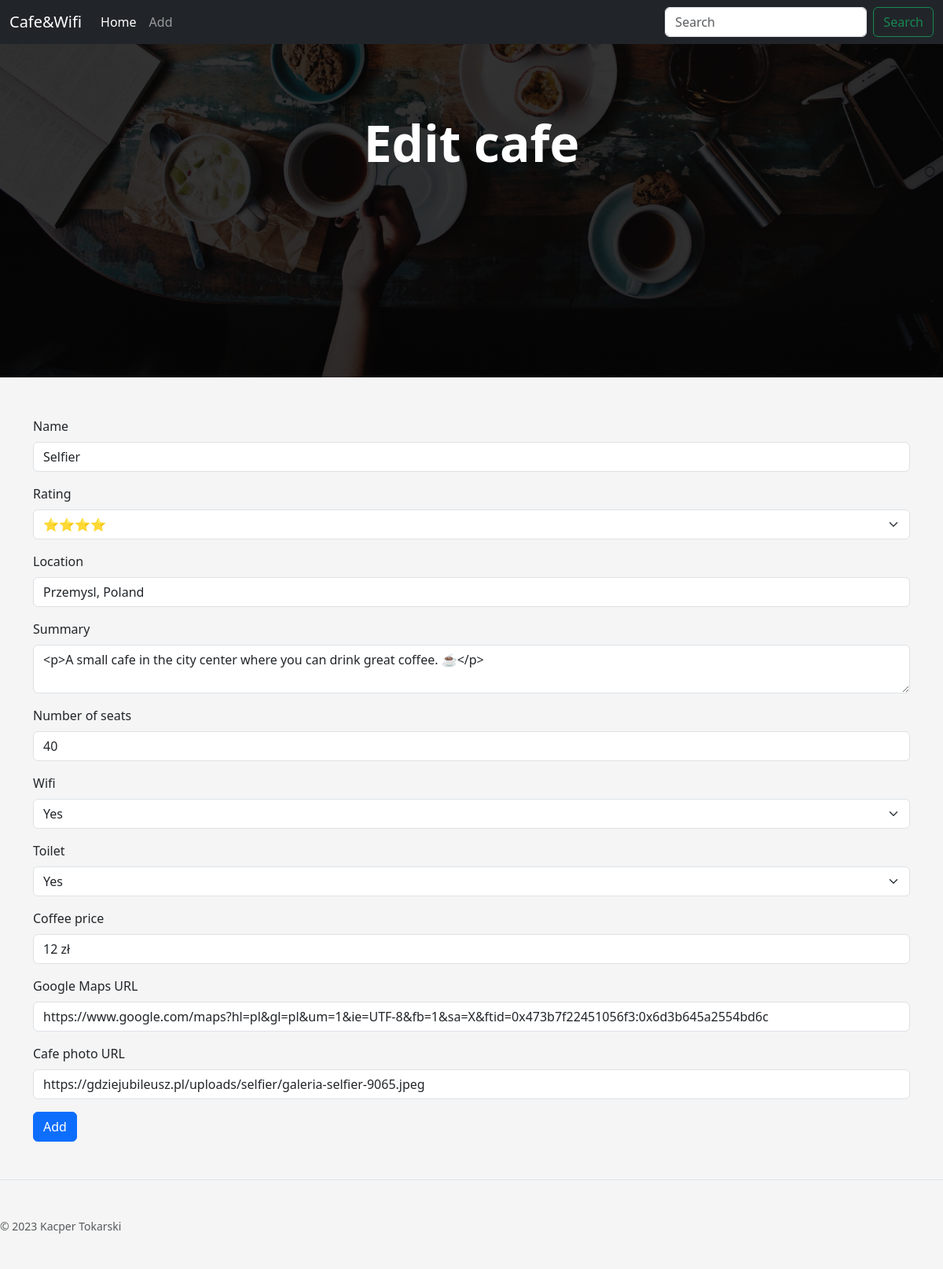
/change/1, run on the app's committed database.
### main.py (models this page shows)
class CafeData(db.Model):
    id = db.Column(db.Integer, primary_key=True)
    cafe_name = db.Column(db.String(500), unique=True, nullable=False)
    cafe_summary = db.Column(db.String(250), nullable=False)
    cafe_map_url = db.Column(db.String(500), nullable=False)
    cafe_img_url = db.Column(db.String(500), nullable=False)
    cafe_rating = db.Column(db.String(250), nullable=False)
    cafe_location = db.Column(db.String(250), nullable=False)
    cafe_seats = db.Column(db.String(250), nullable=False)
    cafe_wifi = db.Column(db.String(250), nullable=False)
    cafe_toilet = db.Column(db.String(250), nullable=False)
    coffee_price = db.Column(db.String(250), nullable=False)
    date = db.Column(db.String(250), nullable=False)

### main.py (the view, shortened to what this page needs)
@app.route('/change/<int:cafe_id>', methods=['POST', 'PATCH', 'GET'])
def patch(cafe_id):
    columns = CafeData.__table__.columns.keys()
    """change cafe data"""
    cafe = db.get_or_404(CafeData, cafe_id)
    edit_form = AddCoffe(
        cafe_name=cafe.cafe_name,
        cafe_rating=cafe.cafe_rating,
        cafe_location=cafe.cafe_location,
        cafe_summary=cafe.cafe_summary,
        cafe_seats=cafe.cafe_seats,
        cafe_wifi=cafe.cafe_wifi,
        cafe_toilet=cafe.cafe_toilet,
        coffee_price=cafe.coffee_price,
        cafe_map_url=cafe.cafe_map_url,
        cafe_img_url=cafe.cafe_img_url
    )
    return render_template('add_coffee.html', add_form=edit_form, title='Edit cafe')

### forms.py
class AddCoffe(FlaskForm):
    cafe_name = StringField("Name", validators=[DataRequired()])
    cafe_rating = SelectField("Rating", choices=[('⭐', '⭐'),
                                                 ('⭐⭐', '⭐⭐'),
                                                 ('⭐⭐⭐', '⭐⭐⭐'),
                                                 ('⭐⭐⭐⭐', '⭐⭐⭐⭐'),
                                                 ('⭐⭐⭐⭐⭐', '⭐⭐⭐⭐⭐')], validators=[DataRequired()])
    cafe_location = StringField("Location", validators=[DataRequired()])
    cafe_summary = CKEditorField("Summary", validators=[DataRequired()])
    cafe_seats = StringField("Number of seats", validators=[DataRequired()])
    cafe_wifi = SelectField("Wifi", choices=[('✔️', 'Yes'), ('❌', 'No')], validators=[DataRequired()])
    cafe_toilet = SelectField("Toilet", choices=[('✔️', 'Yes'), ('❌', 'No')], validators=[DataRequired()])
    coffee_price = StringField("Coffee price", validators=[DataRequired()])
    cafe_map_url = StringField("Google Maps URL", validators=[DataRequired(), URL()])
    cafe_img_url = StringField("Cafe photo URL", validators=[DataRequired(), URL()])
    submit = SubmitField('Add')

### templates/add_coffee.html (shortened to what this page needs)
{% extends 'template.html' %}
{% from "bootstrap5/form.html" import render_form %}
{% block content %}
<div
      class="position-relative overflow-hidden p-3 p-md-5 text-center bg-body-tertiary"
      style="
        height: 40vw;
        background-image: linear-gradient(
            rgba(1, 1, 1, 0.8),
            rgba(1, 1, 1, 0.8)
          ),
          url({{url_for('static', filename = 'pexels-viktoria-alipatova-2074130.jpg')}});
        background-size: cover;
        background-position: center;
      "
    >
      <div class="col-md-6 p-lg-5 mx-auto my-5">
        <h1 class="display-3 fw-bold" style="color: white">
            {{title}}
        </h1>
      </div>
    </div>
<div class="container-xl" style="margin-top: 50px">
    <div class="row justify-content-center">
        {{render_form(add_form, novalidate=True)}}
    </div>
</div>
{% endblock %}

### templates/template.html (shortened to what this page needs)
<!DOCTYPE html>
<html lang="en">
  <head>
    <link
      href="https://cdn.jsdelivr.net/npm/bootstrap@5.3.2/dist/css/bootstrap.min.css"
      rel="stylesheet"
    />
    <link rel="stylesheet" href={{url_for('static',filename='styles.css')}} />
  </head>
  <body>
    <header>
      <nav class="navbar navbar-expand-md navbar-dark fixed-top bg-dark">
        <div class="container-fluid">
          <a class="navbar-brand" href="#">Cafe&Wifi</a>
          <div class="collapse navbar-collapse" id="navbarCollapse">
            <ul class="navbar-nav me-auto mb-2 mb-md-0">
              <li class="nav-item">
                <a class="nav-link active" aria-current="page" href="{{url_for('main')}}">Home</a>
              </li>
              <li class="nav-item">
                <a class="nav-link" href="{{url_for('add')}}">Add</a>
              </li>
            </ul>
            <form class="d-flex" role="search" method="post">
              <input
                class="form-control me-2"
                type="search"
                placeholder="Search"
                aria-label="Search"
                name="search"
              />
              <button class="btn btn-outline-success" type="submit">
                Search
              </button>
            </form>
          </div>
        </div>
      </nav>
    </header>
    {% block content %}
    {% endblock %}
    <footer class="pt-4 my-md-5 pt-md-5 border-top">
      <div class="row">
        <div class="col-12 col-md">
          <small class="d-block mb-3 text-body-secondary"
            >© 2023 Kacper Tokarski</small
          >
        </div>
      </div>
    </footer>
  </body>
</html>

### static/styles.css (style rules this page uses)
body { background-color: #F5F5F5; }

### data on the page
CafeData: cafe_name "Selfier", cafe_rating "⭐⭐⭐⭐", cafe_location "Przemysl, Poland", cafe_summary "<p>A small cafe in the city center where you can drink great coffee. ☕</p>", cafe_seats "40", cafe_wifi "Yes", cafe_toilet "Yes", coffee_price "12 zł", cafe_map_url "https://www.google.com/maps?hl=pl&gl=pl&um=1&ie=UTF-8&fb=1&sa=X&ftid=0x473b7f22451056f3:0x6d3b645a2554bd6c", cafe_img_url "https://gdziejubileusz.pl/uploads/selfier/galeria-selfier-9065.jpeg"

### other printed values
{{ title }} "Edit cafe"
